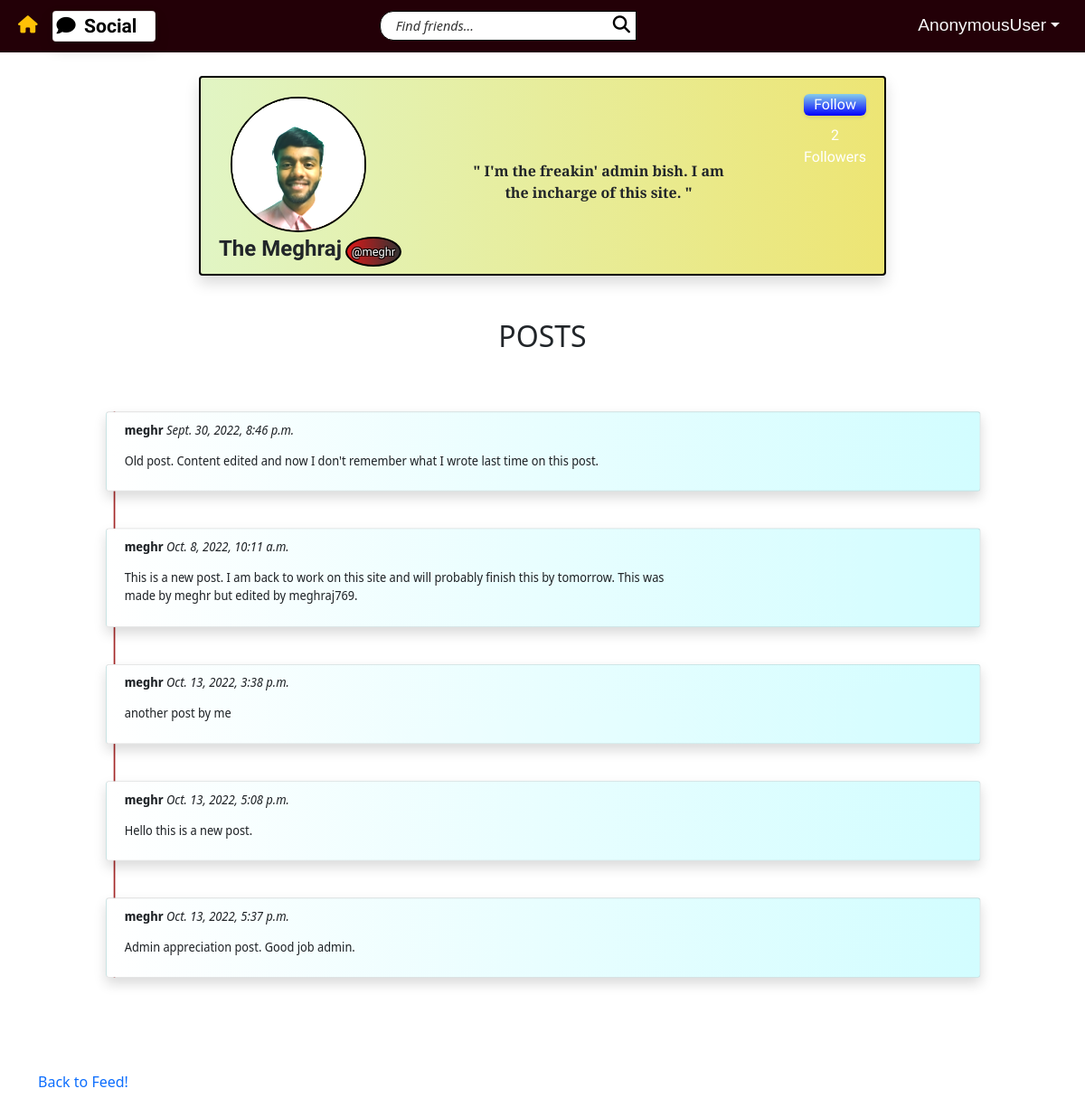
The page /social/profile/1 on the database as committed earlier.
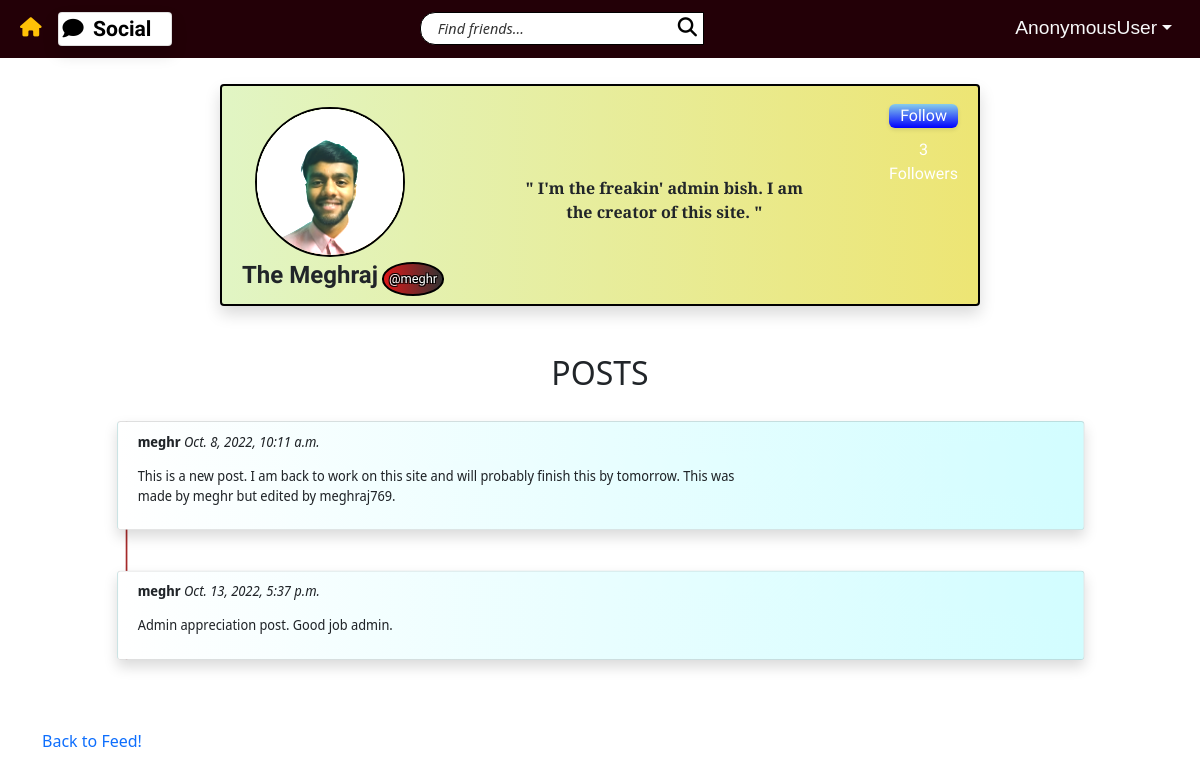
The same page on the database as committed later.
### main/models.py (models this page shows, shortened)
class UserProfile(models.Model):
    user = models.OneToOneField(User, primary_key = True, on_delete=models.CASCADE, verbose_name='user', related_name='profile')
    name = models.CharField(max_length=30, blank=True, null=True)
    bio = models.TextField(max_length=300, null=True, blank=True)
    birth_date = models.DateField(null=True)
    picture = models.ImageField(blank=True, null=True, default='uploads/profile_pictures/default.jpg', upload_to='uploads/profile_pictures')
    followers = models.ManyToManyField(User, blank=True, related_name='followers')

class Post(models.Model):
    body = models.TextField()
    created_on = models.DateTimeField(default=timezone.now)
    author = models.ForeignKey(User, on_delete=models.CASCADE)
    likers = models.ManyToManyField(User, blank=True, related_name='likers')
    does_like = models.BooleanField(default=False)
    likes = 0

### main/views.py (the view)
# urls.py: path('profile/<int:pk>', ProfileView.as_view(), name='profile'),
class ProfileView(View):
	def get(self, request, pk, *args, **kwargs):
		profile = UserProfile.objects.get(pk=pk)
		user = profile.user
		posts = Post.objects.filter(author=user)
		followers = profile.followers.all()
		num_followers = len(followers)
		following = request.user in followers
		context = {
			'user': user,
			'posts': posts,
			'profile': profile,
			'num_followers' : num_followers,
			'following': following,
		}
		return render(request, 'main/profile.html', context)

### main/templates/main/profile.html (shortened to what this page needs)
{% extends 'landing/base.html' %}
{% block content %}
<div class="container">
    <div class="row justify-content-center mt-5 pb-5">
        <div class="card shadow rounded col-md-8 col-sm-12 profile-detail d-flex flex-row">
            <div class="p-2">
                <div>
                    <img src="{{ profile.picture.url }}" alt="NO DP" class="dp" height="100" width="100" />
                    {% if profile.name %}
                        <div class="name-container">
                            <div class="profile-full-name">{{ profile.name }}</div>
                            <a href="{% url 'profile' profile.pk %}"><div class="profile-user-name strokeme">@{{profile.user}}</div></a>
                        </div>
                    {% endif %}
                </div>
            </div>
            <div>
                <div class="text-center">
                    {% if profile.bio %}
                        <p class="bio-style">" {{ profile.bio }} "</p>
                    {% else %}
                        <p class="bio-style">" NO BIO PROVIDED !!!!!!!!!"</p>
                    {% endif %}
                </div>
            </div>
            <div class="p-2 text-end newborder">
                {% if request.user == profile.user %}
                    <div></div>
                {% else %}
                    {% if following %}
                        <form method="POST" action="{% url 'unfollow' profile.pk %}">
                            {% csrf_token %}
                            <button class="button-36 px-2" type="submit">Following</button>
                        </form>
                    {% else %}
                        <form method="POST" action="{% url 'follow' profile.pk %}">
                            <button class="button-36 px-2" type="submit">Follow</button>
                        </form>
                    {% endif %}
                {% endif %}
                <div class="text-center mydiv rounded"> {{num_followers}} Followers </div>
            </div>
        </div>
    </div>
        <h2 class="text-center">POSTS</h2>
        <div class="list-wrapper">
            {% for post in posts %}
            <div class="row card shadow mb-5 pop-up">
                <div class="col-md-8 col-sm-12 mb-3position-relative">
                    <p><strong>{{post.author}}</strong> <i>{{post.created_on}}</i> </p>
                    <p>{{ post.body }}</p>
                </div>
            </div>
            {% empty %}
            <div class="row justify-content-center mt-4">
                <div class="col-md-8 col-sm-12 mb-3 border-bottom position-relative">
                    <h5>No posts to show!</h5>
                </div>
            </div>
            {% endfor %}
        </div>
        <div class="row mb-5 mt-3">
            <div class="col-md-3 col-sm-6">
                <a href="{% url 'post_list' %}" class="text-primary">Back to Feed!</a>
            </div>
        </div>
</div>
{% endblock %}

### landing/templates/landing/base.html (shortened to what this page needs)
{% load static %}
<!doctype html>
<html lang="en">
  <head>
    <link href="https://cdn.jsdelivr.net/npm/bootstrap@5.0.2/dist/css/bootstrap.min.css" rel="stylesheet">
    <link rel="stylesheet" href="{% static 'landing\css\styles.css' %}">
  </head>
  <body>
    {% include 'landing/navbar.html' %}
    <div class="wrapper-content">
      {% block content %}
      {% endblock %}
    </div>
  </body>
</html>

### landing/templates/landing/navbar.html (shortened to what this page needs)
<div class="poppins-font">
    <nav class="navbar fixed-top navbar-expand-lg navbar-style py-1">
        <div class="container-fluid ">
            <a href="{% url 'index' %}"><i class="text-warning ms-2 me-3 fa-solid fa-house"></i></a>
            <a class="navbar"
            {% if user.is_authenticated %}
            href="{% url 'post_list' %}"
            {% else %}
            href="{% url 'index' %}"
            {% endif %}
            ><div class="rounded card shadow brand"><i class="fas fa-comment px-1 "></i> Social</div></a>
            <div class="collapse navbar-collapse" id="navbarSupportedContent">
                <form class="d-flex mx-auto me-5" method="GET" action="{% url 'search' %}">
                    <div class="input-group">
                        <input name="query" value="{{ request.GET.query }}" type="text" class="search-input" placeholder="    Find friends..." aria-label="Username" aria-describedby="basic-addon1">
                        <button type="submit"><i class="fa-sharp fa-solid fa-magnifying-glass"></i></button>
                    </div>
                </form>
                {% if user.is_authenticated %}
                    <div class="nav-item dropdown">
                        <a class="nav-link dropdown-toggle text-light text-sm" data-bs-toggle="dropdown" role="button" aria-expanded="false">{{request.user}}</a>
                    </div>
                {% endif %}
            </div>
        </div>
    </nav>
</div>

### static/landing/css/styles.css (style rules this page uses)
body { overscroll-behavior-y: none; }
html { scroll-behavior: smooth; overflow-x: hidden; }
::placeholder { color: black; font-style: italic; font-size: 75%; opacity: 80%; font-family: 'Segoe UI', Tahoma, Geneva, Verdana, sans-serif; }
a, a:hover, a:focus, a:active { text-decoration: none; color: black; }
button { border: 1px solid black; border-left: none; background-color: white; }
.newborder { text-align: end; vertical-align: middle; }
.bio-style { font-family: 'Libre Baskerville'; margin-top: 25%; padding-right: 20%; font-weight: bold; }
.brand { font-weight: bold; font-family: 'Dancing Script', cursive; background-color: white; font-size: 110%; color: black; padding-right: 20px; display: inline; }
.dp { height: 150px; width: 150px; border: 2px solid black; border-radius: 100%; margin-left: 5%; margin-top: 5%; filter: brightness(1.5); }
.list-wrapper { transform: scale(0.85); border-left: 2px solid brown; font-family: 'Noto Sans Display', sans-serif; padding: 0; }
.navbar-style { background-color: #230007; }
.poppins-font { font-family: 'Source Sans Pro', sans-serif; font-size: 120%; }
.pop-up { padding: 1%; background: #70e1f5; background: -webkit-linear-gradient(to right, white, #D2FDFF); background: linear-gradient(to right, white, #D2FDFF); }
.profile-detail { background: #EDE574; background: -webkit-linear-gradient(to right, #E1F5C4, #EDE574); background: linear-gradient(to right, #E1F5C4, #EDE574); border: 2px solid black; }
.name-container { display: inline-block; }
.profile-full-name { font-size: 1.5em; font-family: 'Kanit', sans-serif; display: inline-block; font-weight: bold; }
.profile-user-name { background: #333333; background: -webkit-linear-gradient(to right, #dd1818, #333333); background: linear-gradient(to right, #dd1818, #333333); color: beige; font-family: 'Fuzzy Bubbles', cursive; border: 2px solid black; border-radius: 50%; padding: 5px; display: inline-block; font-size: 0.8em; }
.search-input { border: 1px solid black; border-radius: 15px; }
.strokeme { color: white; text-shadow: -1px -1px 0 #000, 1px -1px 0 #000, -1px 1px 0 #000, 1px 1px 0 #000; }
.wrapper-content { padding-top: 3%; }
.button-36 { background-color: initial; background-image: linear-gradient(-180deg, skyblue, blue); border-radius: 6px; box-shadow: rgba(0, 0, 0, 0.1) 0 2px 4px; color: #FFFFFF; cursor: pointer; display: inline-block; font-family: 'Kanit', sans-serif; outline: 0; pointer-events: auto; position: relative; text-align: center; touch-action: manipulation; user-select: none; -webkit-user-select: none; vertical-align: top; white-space: nowrap; width: 100%; z-index: 9; border: 0; transition: box-shadow .2s; margin-top: 10px; }
@media (min-width: 768px) { .button-36 { padding: 0 2.6rem; } }
.mydiv { color:white; animation: myanimation 5s infinite; margin-top: 10px; font-family: 'Kanit'; }

Rows that differ between the two databases and show on the page:
removed Post: author "meghr", created_on "Sept. 30, 2022, 8:46 p.m.", body "Old post. Content edited and now I don't remember what I wrote last time on this post."
removed Post: author "meghr", created_on "Oct. 13, 2022, 3:38 p.m.", body "another post by me"
removed Post: author "meghr", created_on "Oct. 13, 2022, 5:08 p.m.", body "Hello this is a new post."
changed UserProfile "The Meghraj": bio "I'm the freakin' admin bish. I am the incharge of this site." → "I'm the freakin' admin bish. I am the creator of this site."
Other text that changed with them:
{{ num_followers }}: "2" → "3"
